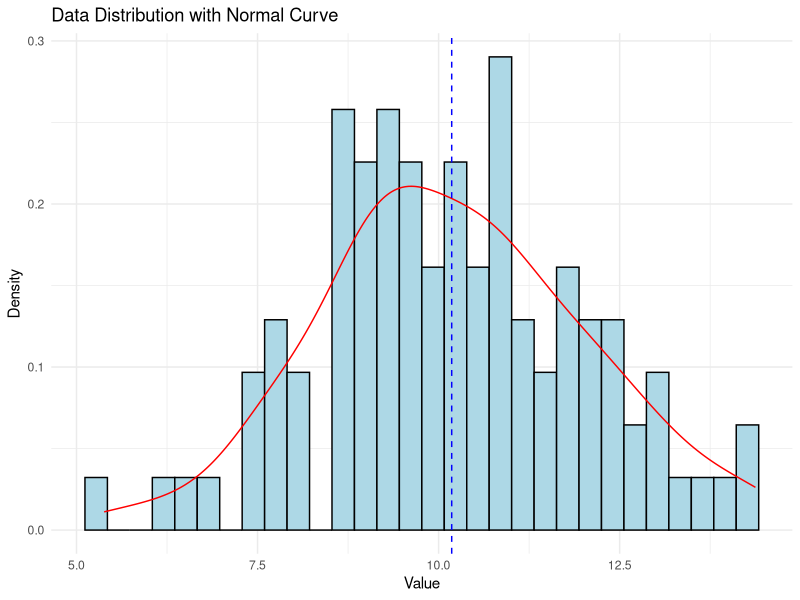

This chart was generated by the following R code:
## ---- chunk 1
# Load required libraries
library(ggplot2)

# Function to analyze data
analyze_data <- function(data) {
  # Basic statistics
  mean_val <- mean(data)
  median_val <- median(data)
  sd_val <- sd(data)
  
  # Test for normality
  shapiro_test <- shapiro.test(data)
  is_normal <- shapiro_test$p.value > 0.05
  
  # Determine better descriptor
  better_descriptor <- ifelse(is_normal, "Mean", "Median")
  
  # Calculate additional statistics
  if (is_normal) {
    additional_stats <- c(mean = mean_val, sd = sd_val)
  } else {
    additional_stats <- c(median = median_val, 
                          q1 = quantile(data, 0.25), 
                          q3 = quantile(data, 0.75))
  }
  
  # Create plot
  if (is_normal) {
    p <- ggplot(data.frame(x = data), aes(x)) +
      geom_histogram(aes(y = ..density..), bins = 30, fill = "lightblue", color = "black") +
      geom_density(color = "red") +
      geom_vline(xintercept = mean_val, color = "blue", linetype = "dashed") +
      labs(title = "Data Distribution with Normal Curve",
           x = "Value", y = "Density") +
      theme_minimal()
  } else {
    p <- ggplot(data.frame(x = data), aes(x)) +
      geom_boxplot(fill = "lightblue", color = "black") +
      labs(title = "Data Distribution (Box Plot)",
           x = "Value") +
      theme_minimal()
  }
  
  # Return results
  list(
    basic_stats = c(mean = mean_val, median = median_val),
    is_normal = is_normal,
    better_descriptor = better_descriptor,
    additional_stats = additional_stats,
    plot = p
  )
}

# Example usage
set.seed(123)  # for reproducibility
data <- rnorm(100, mean = 10, sd = 2)  # replace with your actual data

results <- analyze_data(data)

# Print results
print("Basic Statistics:")
print(results$basic_stats)
print(paste("Data is normally distributed:", results$is_normal))
print(paste("Better descriptor:", results$better_descriptor))
print("Additional Statistics:")
print(results$additional_stats)

# Display plot
print(results$plot)
## ---- chunk 2
# Function to check if sample size is adequate
check_sample_size <- function(data, confidence_level = 0.95, margin_of_error_percent = 0.05) {
  # Calculate sample size and mean
  n <- length(data)
  sample_mean <- mean(data)
  
  # Calculate standard error
  se <- sd(data) / sqrt(n)
  
  # Calculate t-score for the given confidence level
  degrees_of_freedom <- n - 1
  t_score <- qt((1 + confidence_level) / 2, degrees_of_freedom)
  
  # Calculate margin of error
  margin_of_error <- t_score * se
  
  # Calculate the current margin of error as a percentage of the mean
  current_margin_percent <- margin_of_error / abs(sample_mean)
  
  # Check if the current margin of error is within the desired percentage
  is_adequate <- current_margin_percent <= margin_of_error_percent
  
  # Calculate required sample size if not adequate
  required_n <- ifelse(!is_adequate,
                       ceiling((t_score * sd(data) / (margin_of_error_percent * abs(sample_mean)))^2),
                       n)
  
  # Return results
  list(
    sample_size = n,
    is_adequate = is_adequate,
    current_margin_percent = current_margin_percent,
    required_sample_size = required_n
  )
}

# Example usage
set.seed(123)  # for reproducibility
data <- rnorm(15, mean = 10, sd = 2)  # replace with your actual data

result <- check_sample_size(data)

# Print results
cat("Current sample size:", result$sample_size, "\n")
cat("Is sample size adequate?", result$is_adequate, "\n")
cat("Current margin of error (as % of mean):", result$current_margin_percent * 100, "%\n")
if (!result$is_adequate) {
  cat("Required sample size for adequacy:", result$required_sample_size, "\n")
}
